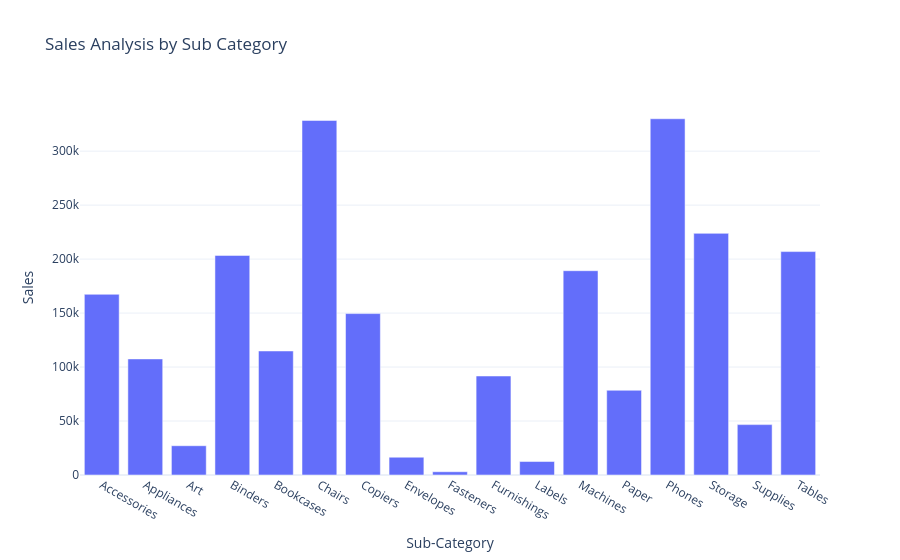

Notebook cell for this chart:
### Code cell
fig = px.bar(
    sales_by_subcategory,
    x='Sub-Category',
    y='Sales',
    title='Sales Analysis by Sub Category'
)

fig.show()
fig.write_image("images/sales_by_subcategory.png")

### Figure 1 — Plotly figure (JSON) as saved in the notebook; plotly's stock layout.template omitted (floating-point values rounded to 4 significant figures)
{"data": [{"hovertemplate": "Sub-Category=%{x}<br>Sales=%{y}<extra></extra>", "legendgroup": "", "marker": {"color": "#636efa", "pattern": {"shape": ""}}, "name": "", "orientation": "v", "showlegend": false, "textposition": "auto", "type": "bar", "x": ["Accessories", "Appliances", "Art", "Binders", "Bookcases", "Chairs", "Copiers", "Envelopes", "Fasteners", "Furnishings", "Labels", "Machines", "Paper", "Phones", "Storage", "Supplies", "Tables"], "xaxis": "x", "y": [167400.0, 107500.0, 27120.0, 203400.0, 114900.0, 328400.0, 149500.0, 16480.0, 3024.0, 91710.0, 12490.0, 189200.0, 78480.0, 330000.0, 223800.0, 46670.0, 207000.0], "yaxis": "y"}], "layout": {"barmode": "relative", "legend": {"tracegroupgap": 0}, "title": {"text": "Sales Analysis by Sub Category"}, "xaxis": {"anchor": "y", "domain": [0, 1], "title": {"text": "Sub-Category"}}, "yaxis": {"anchor": "x", "domain": [0, 1], "title": {"text": "Sales"}}}}
